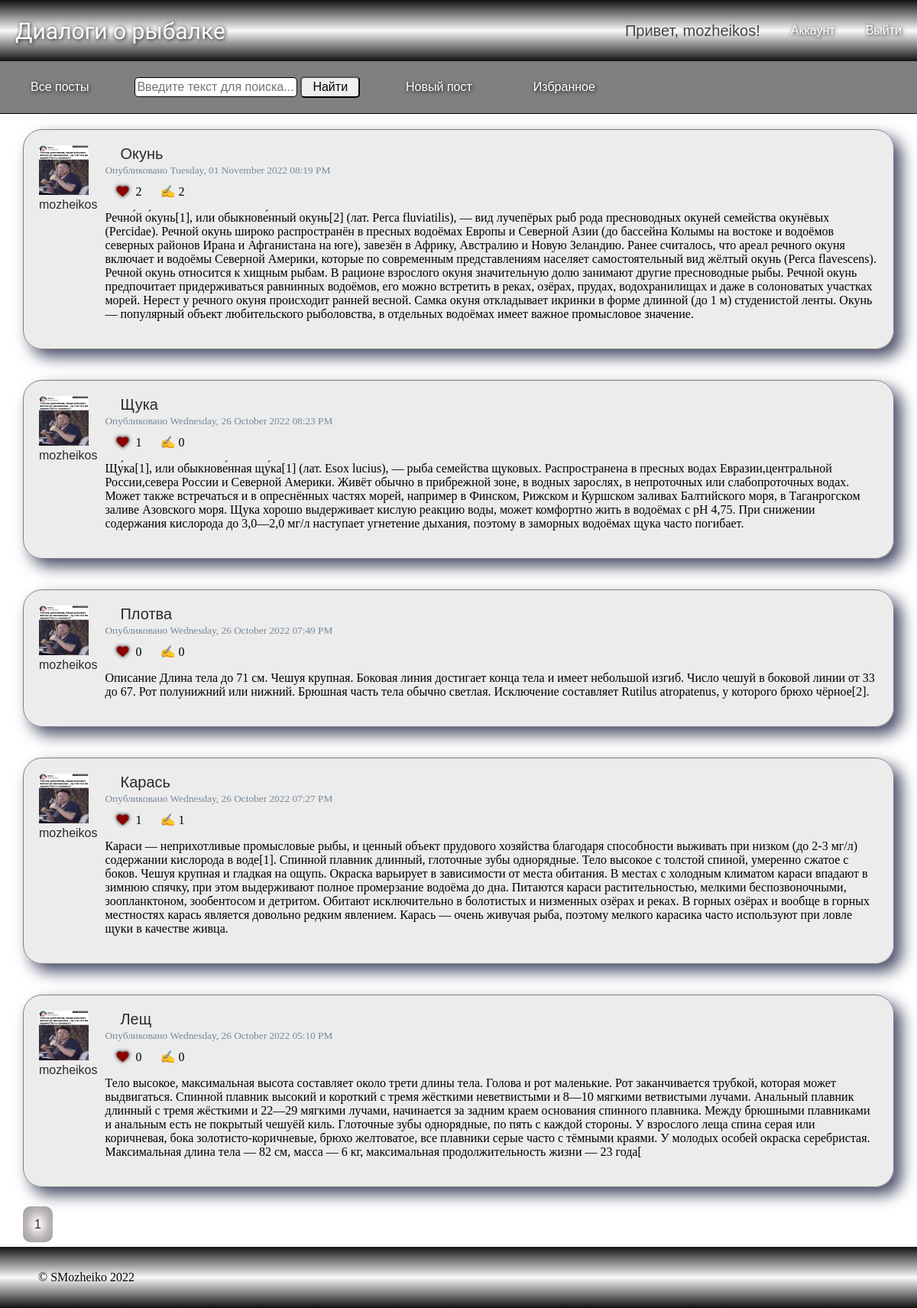
Screenshot of /posts/allpost (signed in) with the database file from the repository.
### blog_flask/models.py (models this page shows, shortened)
class SaveMixin:
    def save(self):
        db.session.add(self)
        db.session.commit()

class User(db.Model, UserMixin, SaveMixin):
    id = db.Column(db.Integer, primary_key=True)
    username = db.Column(db.String(20), unique=True, nullable=False)
    email = db.Column(db.String(120), unique=True, nullable=False)
    avatar = db.Column(db.String(100), nullable=False, default='default.png')
    password = db.Column(db.String(100), nullable=False)
    posts = db.relationship(
        'Post',
        back_populates='author',
        lazy=True,
        uselist=True,
        cascade='all, delete-orphan'
    )
    comments = db.relationship(
        'Comment',
        back_populates='author',
        lazy=True,
        uselist=True,
        cascade='all, delete-orphan'
    )
    likes = db.relationship(
        'Like',
        back_populates='user',
        uselist=True
    )

class Post(db.Model, SaveMixin):
    id = db.Column(db.Integer, primary_key=True)
    title = db.Column(db.String(100), nullable=False)
    created_at = db.Column(db.DateTime, nullable=False, default=datetime.datetime.utcnow())
    content = db.Column(db.Text, nullable=False)
    user_id = db.Column(
        db.Integer, db.ForeignKey(
            'user.id',
            ondelete='CASCADE',
            onupdate='CASCADE'
        ), nullable=False
    )
    author = db.relationship(
        User,
        back_populates='posts',
        uselist=False
    )
    comments = db.relationship(
        'Comment',
        back_populates='post',
        uselist=True,
        cascade='all, delete-orphan'
    )
    images = db.relationship(
        'Images',
        back_populates='post',
        uselist=True,
        cascade='all, delete-orphan',
        lazy='select'
    )
    likes = db.relationship(
        'Like',
        back_populates='post',
        uselist=True
    )

### blog_flask/posts/routes.py (the view, shortened to what this page needs)
@posts.route('/allpost', methods=['GET', 'POST'])
@login_required
def allpost():
    page = request.args.get('page', 1, type=int)
    search = request.args.get('search', None, type=str)
    favorites = request.args.get('favorites', 0, type=int)
    if favorites:
        posts_list = Post.query.join(
            Like, Like.post_id == Post.id
        ).filter(
            Like.user == current_user
        ).order_by(
            Post.created_at.desc()
        ).paginate(
            page=page, per_page=5
        )
    else:
        posts_list = Post.query.order_by(Post.created_at.desc()).paginate(
            page=page, per_page=5
        )
    return render_template('allpost.html', posts=posts_list)

### blog_flask/context_processsors.py
class SearchForm(FlaskForm):
    search = StringField(
        label='Поиск',
        validators=[DataRequired()]
    )
    find = SubmitField(
        label='Найти'
    )

### blog_flask/models.py (called while the page is built)
@login_manager.user_loader
def load_user(user_id):
    return User.query.get(int(user_id))

### run.py (called while the page is built)
@app.context_processor
def search():
    form = SearchForm()
    return dict(search=form)

@app.context_processor
def year():
    today_year = datetime.datetime.now().year
    return dict(year=today_year)

### blog_flask/templates/allpost.html
{% extends "layout.html" %}
{% block content %}
  {% for post in posts.items %}
  <div class="content-card">
    <div class="card-author">
      <img class="article-img" src="{{ url_for('static', filename='profile_pictures/' + post.author.avatar) }}">
      <a class="navbar-user card-title card-author" href="{{ url_for('users.user_posts', username=post.author.username) }}" id="author">{{ post.author.username }}</a>
    </div>
    <div class="card">
      <div class="card-body">
        <h4 class="card-title"><a class="navbar-user card-title" href="{{ url_for('posts.post', post_id=post.id) }}">{{ post.title }}</a></h4>
        <small>Опубликовано {{ post.created_at.strftime('%A, %d %B %Y %I:%M %p') }}</small>
        <div class="likes">
          <i class="fa fa-heart heart heart-red small-heart" aria-hidden="true"></i>
          <span class="small-heart">{{ post.likes | length }}</span>
          <span class="small-heart">&#9997; {{ post.comments | length }}</span>
        </div>
        <p class="card-text">{{ post.content }}</p>
      </div>
    </div>
  </div>
  {% endfor %}
  <div class="pagination">
    {% for page_num in posts.iter_pages(left_edge=1, right_edge=1, left_current=1, right_current=2) %}
    {% if page_num %}
      {% if posts.page == page_num %}
        <a class="paginate-button selected-page" href="{{ url_for('posts.allpost', page=page_num) }}">{{ page_num }}</a>
      {% else %}
        <a class="paginate-button" href="{{ url_for('posts.allpost', page=page_num) }}">{{ page_num }}</a>
      {% endif %}
    {% else %}
      ...
    {% endif %}
  {% endfor %}
  </div>
{% endblock content %}

### blog_flask/templates/layout.html (shortened to what this page needs)
<!DOCTYPE html>
<html>
<head>
    <link rel="stylesheet" href="{{ url_for('static', filename='fonts/css/font-awesome.css') }}">
    <link rel="stylesheet" href="{{ url_for('static', filename='fonts/css/font-awesome.min.css') }}">
    <link rel="stylesheet" type="text/css" href="{{ url_for('static', filename='main.css') }}">
</head>
<body>
    <div class="body">
        <div class="wrapper">
          <div class="navbar">
            <div class="navbar-main">
                <a class="navbar-brand" href="/">Диалоги о рыбалке</a>
            </div>
            <div class="navbar-profile">
                {% if current_user.is_authenticated %}
                    <h4 class="navbar-user">Привет, {{ current_user.username }}!</h4>
                    <a href="{{ url_for('users.account') }}" class="nav-link nav-item navigation-links">
                        Аккаунт
                    </a>
                    <a href="{{ url_for('users.logout') }}" class="nav-link nav-item navigation-links">
                        Выйти
                    </a>
                {% endif %}
            </div>
          </div>
            <ul class="menu">
                <li>
                    <a href="{{ url_for('posts.allpost') }}" class="nav-link nav-item navigation-links">
                        Все посты
                    </a>
                </li>
                <li>
                    <form class="search" action="{{ url_for('posts.allpost') }}" method="get">
                        {{ search.search(class="search-input", placeholder="Введите текст для поиска...") }}
                        {{ search.find(class="search-button") }}
                    </form>
                </li>
                {% if current_user.is_authenticated %}
                <li>
                    <a href="{{ url_for('posts.publish') }}" class="nav-link nav-item navigation-links">
                        Новый пост
                    </a>
                </li>
                <li>
                    <a href="{{ url_for('posts.allpost', favorites=1) }}" class="nav-link nav-item navigation-links">
                        Избранное
                    </a>
                </li>
                {% endif %}
            </ul>
            <div class="content">
              {% block content %}{% endblock %}
            </div>
        </div>
        <div class="footer">
            &copy; SMozheiko {{ year }}
        </div>
    </div>
</body>
</html>

### blog_flask/static/main.css (style rules this page uses)
body { margin: 0; padding: 0; }
.body { display: flex; flex-direction: column; min-height: 100vh; }
.wrapper { flex-grow: 1; }
.navbar, .footer { display: flex; height: 80px; align-items: center; position: sticky; justify-content: space-between; background: linear-gradient(rgb(19, 18, 18), rgb(250, 250, 250), rgb(17, 17, 17)); }
.menu { list-style: none; margin: 0; padding: 20px 0; display: flex; justify-content: flex-start; align-items: center; background-color: #817f7f; border-bottom: 1px black solid; }
.menu li { margin: 0 20px; }
.footer { padding: 0 50px; box-sizing: border-box; }
.navbar-main, .navbar-profile { display: flex; align-items: center; }
.navbar-brand { text-decoration: none; font-size: 30px; font-family: 'Stalinist One', cursive; font-weight: normal; margin: 20px; color: white; text-shadow: 1px 1px 5px black; }
.navbar-user { font-size: 20px; font-family: Impact, Charcoal, sans-serif; font-weight: normal; margin: 20px; }
.nav-link { text-decoration: none; font-size: 16px; font-family: Impact, Charcoal, sans-serif; font-weight: normal; margin: 20px; color: white; text-shadow: 1px 1px 5px black; }
.search input { line-height: 20px; font-size: 16px; font-family: Ubuntu, sans-serif; font-weight: normal; border-radius: 5px; }
.search-input { padding: 2px; color: black; border: 1px solid black; }
.search-button { padding: 2px 14px; cursor: pointer; color: black; }
.content { position: relative; display: flex; flex-direction: column; margin: 0 auto; padding: 0; max-width: 1140px; background-color: #fff; justify-content: flex-start; }
.pagination { margin: 20px 0; }
.paginate-button { margin-right: 10px; padding: 15px; border-radius: 10px; box-sizing: border-box; box-shadow: 2px 2px 2px 1px black; font-family: Impact, Charcoal, sans-serif; text-decoration: none; color: #2a2a2a; background: radial-gradient(white 5%, rgb(192, 185, 185), rgb(152, 152, 152)); }
.selected-page { box-shadow: none; }
h1, h2, h3, h4, h5, h6 { margin: 0; color: #444444; }
.content-card { display: flex; padding: 20px; border: 1px solid grey; border-radius: 25px; background-color: rgba(218, 218, 218,50%); box-shadow: 10px 10px 20px #4a4e69; margin: 20px 0; }
.card { margin-left: 10px; }
.card-title { text-decoration: none; color: #2a2a2a; }
.card-author { font-size: 16px; margin: 0; }
.article-img { height: 65px; width: 65px; padding: 0; margin: 0; }
small { color: lightslategrey; }
.heart { font-size: 30px; color: grey; text-shadow: 0 0 5px black; margin: 0 5px; }
.heart-red { color: darkred; }
.likes { margin: 10px; }
.small-heart { font-size: 16px; }
.small-heart:last-child { margin-left: 20px; }

### rows the page displays
User: username "mozheikos"
Post: avatar (picture), author.username "mozheikos", title "Окунь", created_at "Tuesday, 01 November 2022 08:19 PM", likes|length "2", comments|length "2", content "Речно́й о́кунь[1], или обыкнове́нный окунь[2] (лат. Perca fluviatilis), — вид лучепёрых рыб рода пресноводных окуней семейства окунёвых (Percidae). Речной окунь широко распространён в пресных водоёмах Европы и Северной Азии (до бассейна Колымы на востоке и водоёмов северных районов Ирана и Афганистана на юге), завезён в Африку, Австралию и Новую Зеландию. Ранее считалось, что ареал речного окуня включает и водоёмы Северной Америки, которые по современным представлениям населяет самостоятельный вид жёлтый окунь (Perca flavescens). Речной окунь относится к хищным рыбам. В рационе взрослого окуня значительную долю занимают другие пресноводные рыбы. Речной окунь предпочитает придерживаться…"
Post: avatar (picture), author.username "mozheikos", title "Щука", created_at "Wednesday, 26 October 2022 08:23 PM", likes|length "1", comments|length "0", content "Щу́ка[1], или обыкнове́нная щу́ка[1] (лат. Esox lucius), — рыба семейства щуковых. Распространена в пресных водах Евразии,центральной России,севера России и Северной Америки. Живёт обычно в прибрежной зоне, в водных зарослях, в непроточных или слабопроточных водах. Может также встречаться и в опреснённых частях морей, например в Финском, Рижском и Куршском заливах Балтийского моря, в Таганрогском заливе Азовского моря. Щука хорошо выдерживает кислую реакцию воды, может комфортно жить в водоёмах с pH 4,75. При снижении содержания кислорода до 3,0—2,0 мг/л наступает угнетение дыхания, поэтому в заморных водоёмах щука часто погибает."
Post: avatar (picture), author.username "mozheikos", title "Плотва", created_at "Wednesday, 26 October 2022 07:49 PM", likes|length "0", comments|length "0", content "Описание Длина тела до 71 см. Чешуя крупная. Боковая линия достигает конца тела и имеет небольшой изгиб. Число чешуй в боковой линии от 33 до 67. Рот полунижний или нижний. Брюшная часть тела обычно светлая. Исключение составляет Rutilus atropatenus, у которого брюхо чёрное[2]."
Post: avatar (picture), author.username "mozheikos", title "Карась", created_at "Wednesday, 26 October 2022 07:27 PM", likes|length "1", comments|length "1", content "Караси — неприхотливые промысловые рыбы, и ценный объект прудового хозяйства благодаря способности выживать при низком (до 2-3 мг/л) содержании кислорода в воде[1]. Спинной плавник длинный, глоточные зубы однорядные. Тело высокое с толстой спиной, умеренно сжатое с боков. Чешуя крупная и гладкая на ощупь. Окраска варьирует в зависимости от места обитания. В местах с холодным климатом караси впадают в зимнюю спячку, при этом выдерживают полное промерзание водоёма до дна. Питаются караси растительностью, мелкими беспозвоночными, зоопланктоном, зообентосом и детритом. Обитают исключительно в болотистых и низменных озёрах и реках. В горных озёрах и вообще в горных местностях карась является…"
Post: avatar (picture), author.username "mozheikos", title "Лещ", created_at "Wednesday, 26 October 2022 05:10 PM", likes|length "0", comments|length "0", content "Тело высокое, максимальная высота составляет около трети длины тела. Голова и рот маленькие. Рот заканчивается трубкой, которая может выдвигаться. Спинной плавник высокий и короткий с тремя жёсткими неветвистыми и 8—10 мягкими ветвистыми лучами. Анальный плавник длинный с тремя жёсткими и 22—29 мягкими лучами, начинается за задним краем основания спинного плавника. Между брюшными плавниками и анальным есть не покрытый чешуёй киль. Глоточные зубы однорядные, по пять с каждой стороны. У взрослого леща спина серая или коричневая, бока золотисто-коричневые, брюхо желтоватое, все плавники серые часто с тёмными краями. У молодых особей окраска серебристая. Максимальная длина тела — 82 см, масса —…"

### other values shown
{{ page_num }} "1"
